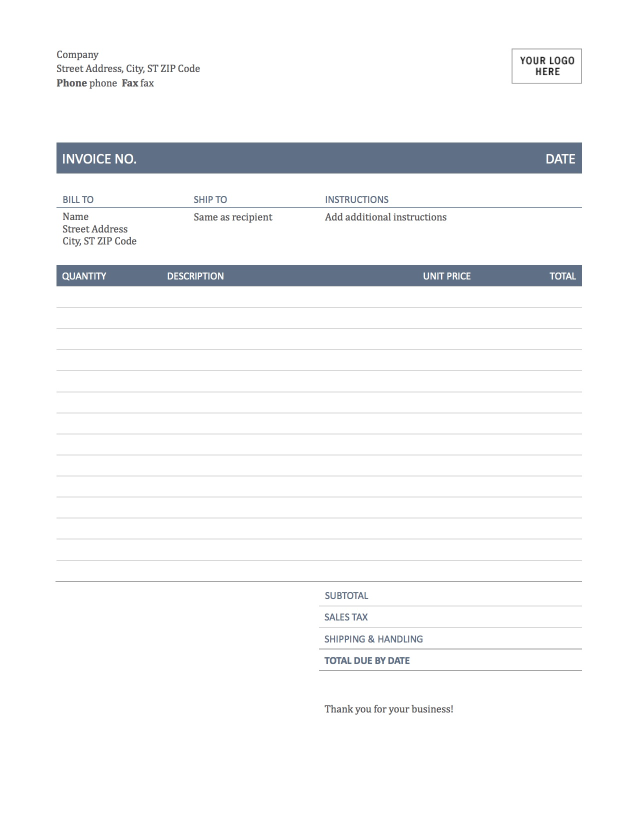
#> input picture data/template/template_02.jpg, 1275 x 1650 px (shown at 1/2 size); its folder holds 4 pictures in this run
$ python invoice_generator.py
#> lines starting #> are read from the running program, lines starting #| are printed output that depends on the picture
import os
import random
from PIL import Image
from PIL import ImageFont
from PIL import ImageDraw
import matplotlib.pyplot as plt
import matplotlib.image as mpimg


IMAGE_DIR=os.path.join(os.path.dirname(os.path.realpath(__file__)), '..', '..', 'data', 'template')
IMAGE_LIST=os.listdir(IMAGE_DIR)

display_img=False

def _pick_image():
    idx = random.choice(range(0, len(IMAGE_LIST)-1, 1))
    img_file = os.path.join(IMAGE_DIR, IMAGE_LIST[idx])
    img = Image.open(img_file)
#> img is the input picture: PIL image 1275x1650 RGB; mean R, G, B 244.9, 245.8, 247
    _plot_image(img_file)

    return img

def _plot_image(img_file):
    if display_img:
        image = mpimg.imread(img_file)
        plt.imshow(image)
        plt.show()

def _draw_text(img):
    draw = ImageDraw.Draw(img)
    font = ImageFont.truetype("Arial.ttf", 50)
    # draw.text((x, y),"Sample Text",(r,g,b))
    draw.text((0, 0), "Hello Hello Hello World World", (0, 0, 0), font=font)
    # img.save('hello.jpg')
    img.show()
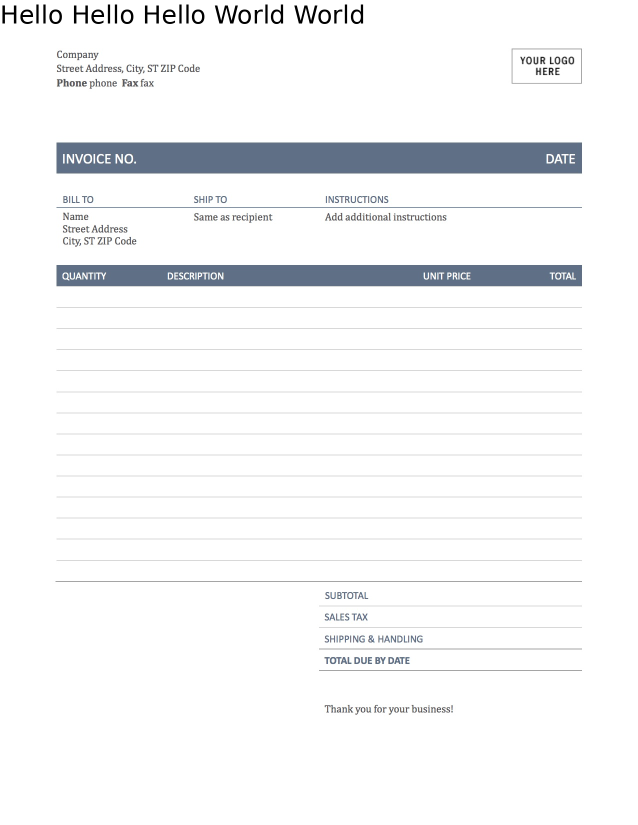
#> shown: PIL image 1275x1650 RGB (shown at 1/2 size); mean R, G, B 244, 244.9, 246


def main():
    img = _pick_image()
    _draw_text(img)

if __name__ == "__main__":
    main()
